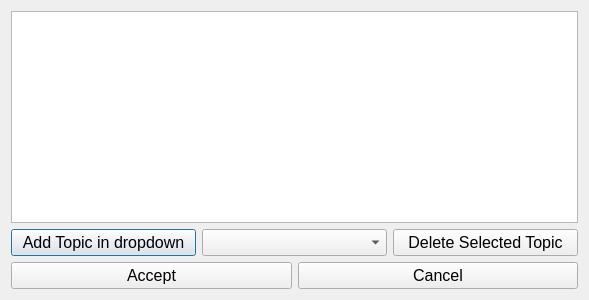
<?xml version="1.0" encoding="UTF-8"?>
<ui version="4.0">
 <class>TopicsDialog</class>
 <widget class="QDialog" name="TopicsDialog">
  <property name="windowModality">
   <enum>Qt::ApplicationModal</enum>
  </property>
  <property name="geometry">
   <rect>
    <x>0</x>
    <y>0</y>
    <width>589</width>
    <height>300</height>
   </rect>
  </property>
  <property name="font">
   <font>
    <pointsize>12</pointsize>
   </font>
  </property>
  <property name="windowTitle">
   <string>Add/Edit Topics</string>
  </property>
  <property name="modal">
   <bool>true</bool>
  </property>
  <layout class="QVBoxLayout" name="verticalLayout">
   <item>
    <widget class="QListWidget" name="lwTopics"/>
   </item>
   <item>
    <layout class="QHBoxLayout" name="horizontalLayout">
     <item>
      <widget class="QPushButton" name="pbAddTopic">
       <property name="text">
        <string>Add Topic in dropdown</string>
       </property>
      </widget>
     </item>
     <item>
      <widget class="QComboBox" name="cbTopicSelect"/>
     </item>
     <item>
      <widget class="QPushButton" name="pbDeleteSelectedTopic">
       <property name="text">
        <string>Delete Selected Topic</string>
       </property>
      </widget>
     </item>
    </layout>
   </item>
   <item>
    <layout class="QHBoxLayout" name="horizontalLayout_2">
     <item>
      <widget class="QPushButton" name="pbAccept">
       <property name="text">
        <string>Accept</string>
       </property>
      </widget>
     </item>
     <item>
      <widget class="QPushButton" name="pbCancel">
       <property name="text">
        <string>Cancel</string>
       </property>
      </widget>
     </item>
    </layout>
   </item>
  </layout>
 </widget>
 <resources/>
 <connections/>
</ui>
